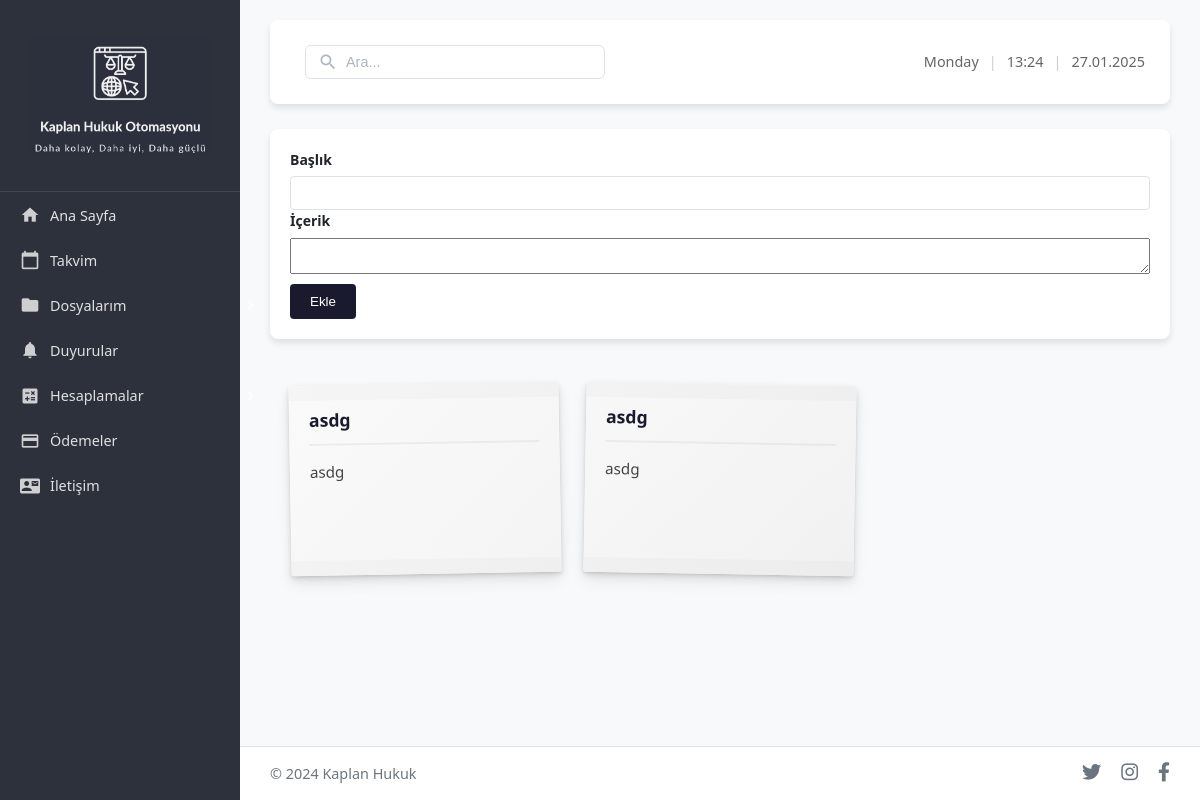
Page /duyurular on the earlier database version.
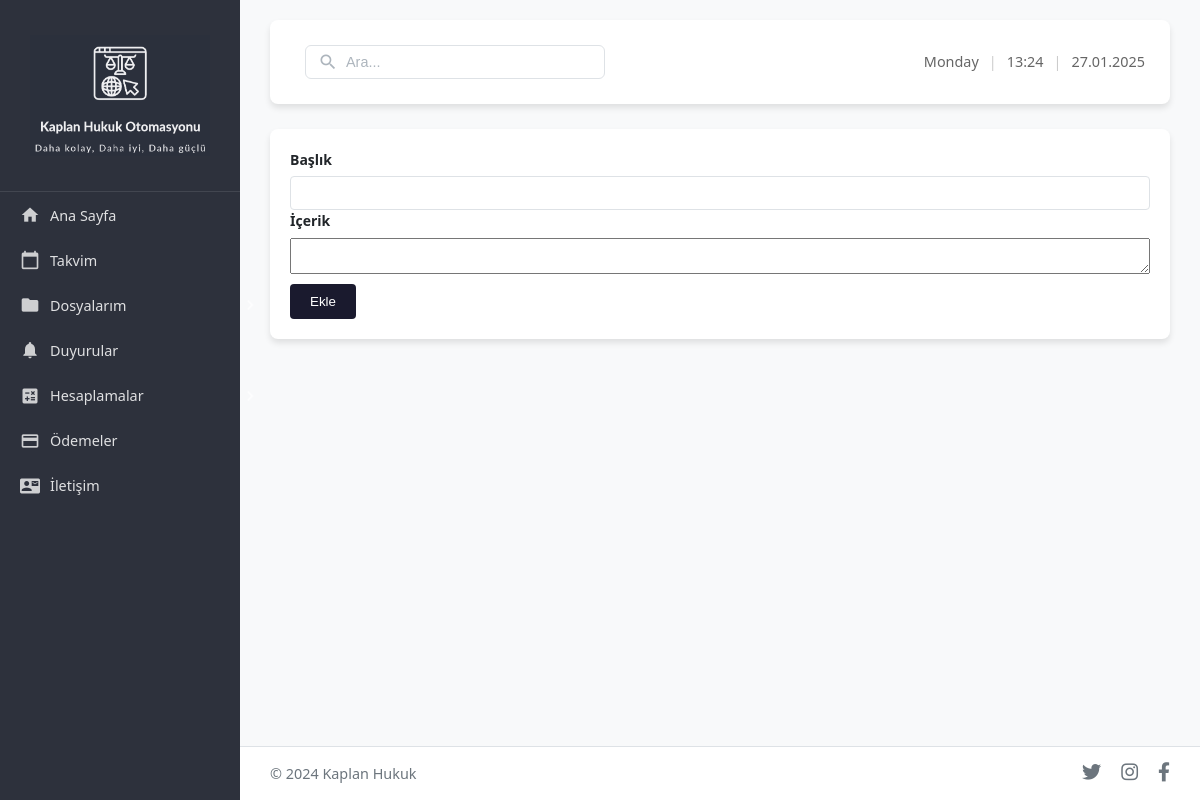
Same page on the later database version.
### app.py (models this page shows)
class Announcement(db.Model):
    id = db.Column(db.Integer, primary_key=True)
    title = db.Column(db.String(100), nullable=False)
    content = db.Column(db.String(250), nullable=False)
    user_id = db.Column(db.Integer, db.ForeignKey('user.id'), nullable=False)

### app.py (the view)
@app.route('/duyurular', methods=['GET', 'POST'])
def duyurular():
    if request.method == 'POST':
        title = request.form['title']
        content = request.form['content']
        new_announcement = Announcement(title=title, content=content, user_id=1)  # user_id=1 olarak sabitlenmiştir
        db.session.add(new_announcement)
        db.session.commit()
    announcements = Announcement.query.all()
    return render_template('duyurular.html', announcements=announcements)

### app.py (called while the page is built)
@app.context_processor
def inject_datetime():
    try:
        now = datetime.now()
        current_time = {
            'weekday': now.strftime('%A'),  # Gün adı
            'time': now.strftime('%H:%M'),  # Saat
            'date': now.strftime('%d.%m.%Y')  # Tarih
        }
    except Exception:
        current_time = {
            'weekday': '',
            'time': '',
            'date': ''
        }
    return dict(current_time=current_time)

### templates/duyurular.html (shortened to what this page needs)
{% extends "layout.html" %}
{% block content %}
    <div class="form-container">
        <form method="POST">
            <div class="input-group">
                <label for="title">Başlık</label>
                <input type="text" id="title" name="title" required>
            </div>
            <div class="input-group">
                <label for="content">İçerik</label>
                <textarea id="content" name="content" required></textarea>
            </div>
            <button type="submit">Ekle</button>
        </form>
    </div>
    <div class="announcement-board">
        {% for announcement in announcements %}
            <div class="post-it">
                <h3>{{ announcement.title }}</h3>
                <p>{{ announcement.content }}</p>
            </div>
        {% endfor %}
    </div>
{% endblock %}

Differences in the rows shown:
removed Announcement: title "asdg", content "asdg"
removed Announcement: title "asdg", content "asdg"
